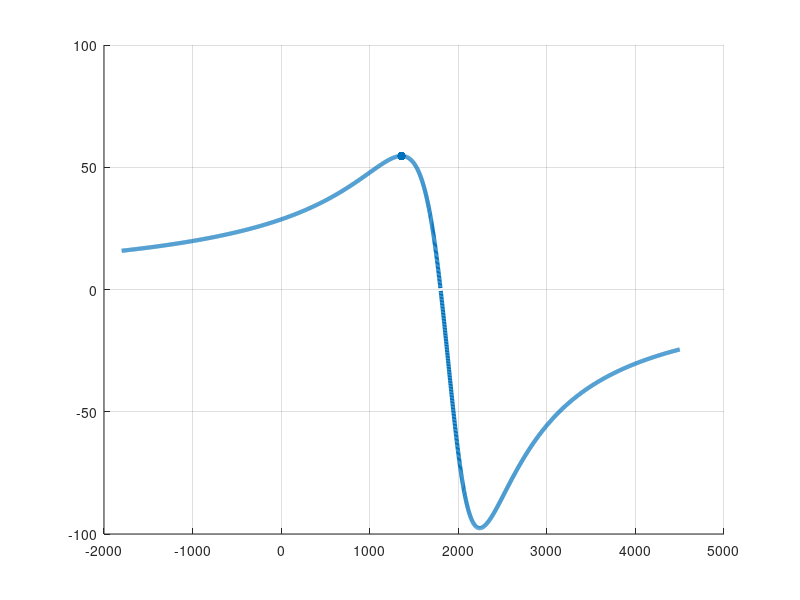

MATLAB code for this plot: (Note: this script raises an error after producing the figure.)
%%%%%%%%%%%%%%%%%%%%%%%%%%%%%%%%%%%%%%%%%%%%%%%%%%%%%%%%%%%%%%%%%%%%%%%%%%%
%%%%%%%%%%%%%%%%%%%%%%%%%%%%%%%%%%%%%%%%%%%%%%%%%%%%%%%%%%%%%%%%%%%%%%%%%%%
%                Curvas de Torque em Motores de Indução
%
% Bernardo Bresolini
% Ester Q. Alvarenga
%
%%%%%%%%%%%%%%%%%%%%%%%%%%%%%%%%%%%%%%%%%%%%%%%%%%%%%%%%%%%%%%%%%%%%%%%%%%%
%%%%%%%%%%%%%%%%%%%%%%%%%%%%%%%%%%%%%%%%%%%%%%%%%%%%%%%%%%%%%%%%%%%%%%%%%%%

clc
clear all
close all

%% Parâmetros

% Ensaio a vazio (dry-test)
Iv = 10;
Vv = 220/sqrt(3);
Pv = 950/3;
Rc = Vv^2/Pv;
Xm = 1/sqrt(Iv^2/Vv^2 - Rc^(-2));

% Ensaio com rotor bloqueado
Ib1q = 12;
Vb1q = 38/sqrt(3);
Pb1q = 400/3;
Req  = Pb1q/Ib1q^2;
Zeq  = Vb1q/Ib1q;
Xeq  = sqrt(Zeq^2 - Req^2);
X1   = abs(Xeq/2);
X2   = X1;

% Parâmetros Mecânicos
Pin    = 5100;
N      = 1735;
ws     = 1800*pi/30;
w      = N*pi/30;
s      = (ws - w)/ws;
Perdas = 1350;
Pmech  = Pin - Perdas;
Tnom   = Pmech/w/3;

% Circuito equivalente
V1  = 127;
R1  = 0.5;
Zp  = Rc*Xm*1j/(Rc + 1j*Xm);
Zth = (R1+1j*X1)*Zp/(R1+1j*X1+Zp);
Rth = real(Zth);
Xth = imag(Zth);
Vth = abs(V1*Zp/(R1+X1*1j+Zp));
s   = (ws - w)/ws;
R2  = s*Vth^2/Tnom/ws;


%% Plot

Ns = 1800;
N  = linspace(-Ns, 2.5*Ns, 3501);
Tm = 0*N;
s  = (Ns - N)/Ns;
for k = 1:length(N)
    Tm(k) = 3*R2*Vth^2/( (Rth+R2/s(k))^2 + (Xth+X2)^2)/s(k)/ws;
end

[Tmax, idx_max] = max(Tm);

hold on
plot(N, Tm, 'linewidth', 3);
scatter(N(idx_max), Tmax, 40, 'filled');
grid on;
a = gca; a.GridLineStyle='--';
xlabel('Rota\c{c}\~ao $\eta$ (rpm)', 'Interpreter', 'latex')
ylabel('Torque $T$ (N$\cdot$ m)', 'Interpreter', 'latex')









